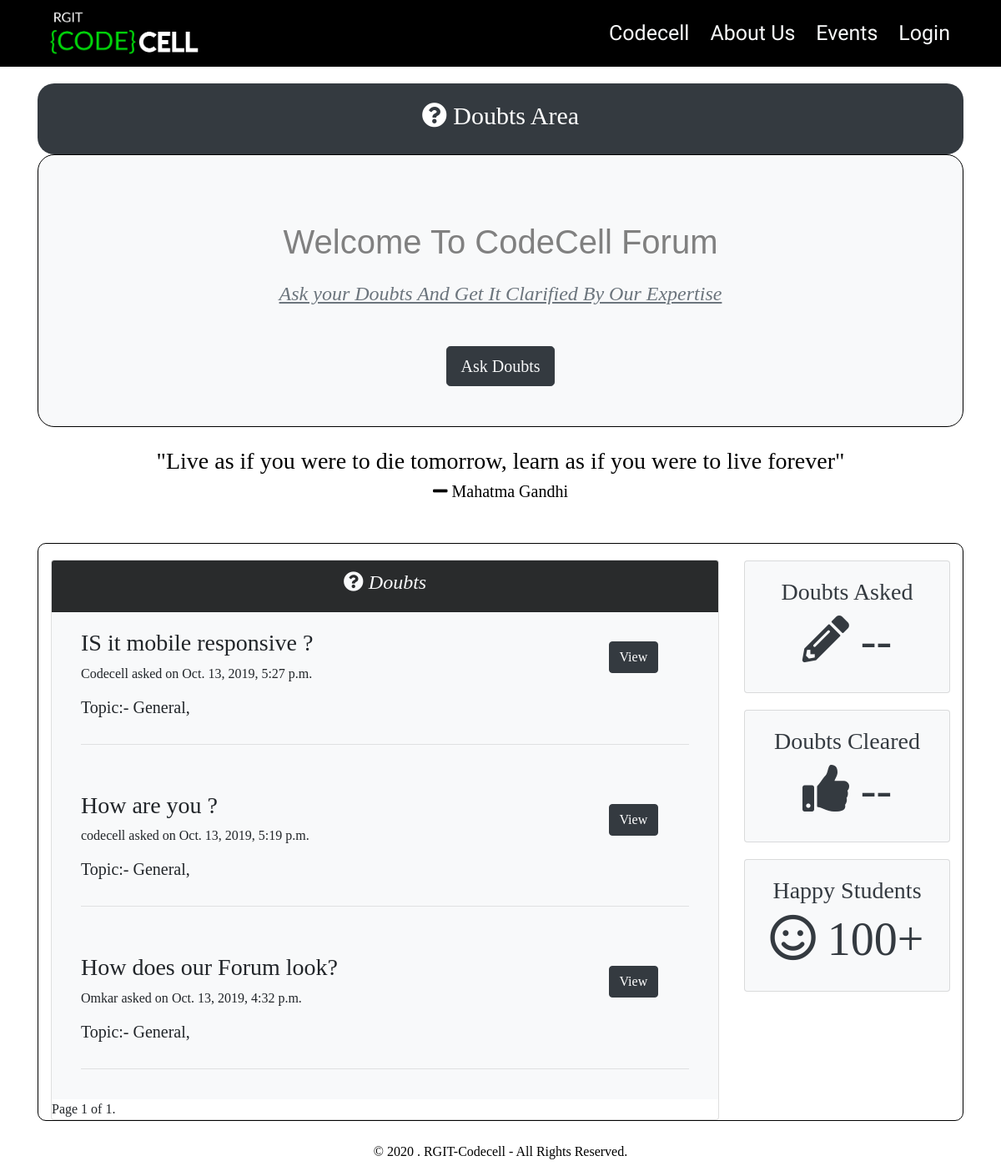
The page /forum/ on the database as committed earlier.
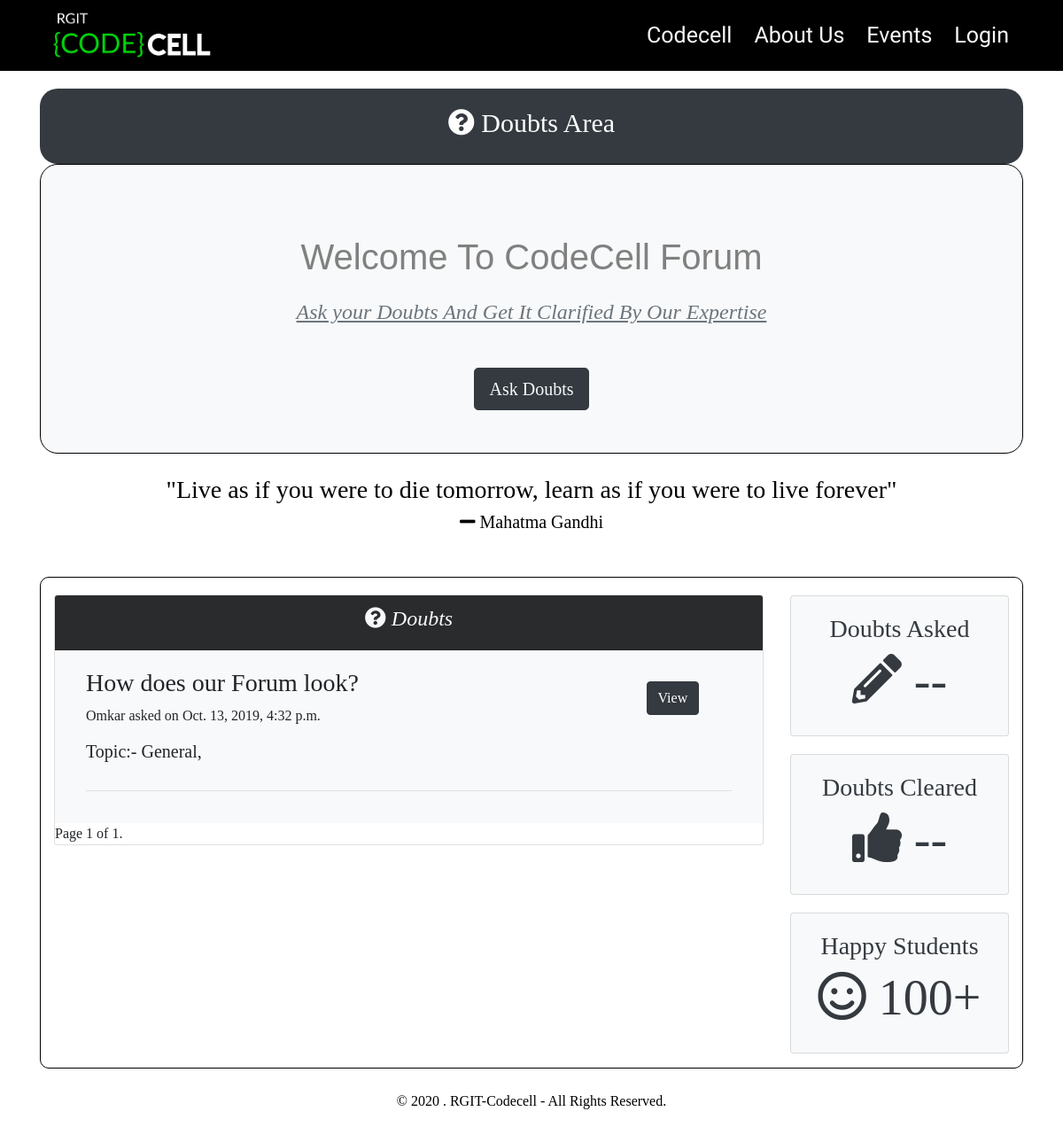
The same page on the database as committed later.
### Forum/models.py (models this page shows, shortened)
class Forum_question(models.Model):
    question = models.CharField(max_length = 200, verbose_name = "Question Text", unique = True, blank = False, null = False)
    description = models.CharField(max_length = 500, verbose_name = "Question Description", unique = False, blank = True)
    topic = models.ManyToManyField(Topic, verbose_name = "Topic")
    user = models.ForeignKey(User, on_delete = models.CASCADE, verbose_name = "Question Author")
    asked_on = models.DateTimeField(auto_now_add = True, verbose_name = "Asked on ")
    views = models.IntegerField(verbose_name = "Views", default = 0, blank = False, null = False)
    upvotes = models.IntegerField(verbose_name = "Upvotes", default = 0, blank = False, null = False)
    class meta:
        verbose_name = "Question"
        verbose_name_plural = "Questions"

class Topic(models.Model):
    title = models.CharField(max_length = 100, verbose_name = "Title", unique = True, blank = False, null = False)
    description = models.CharField(max_length = 500, verbose_name = "Description", blank = True)
    def __str__(self):
        return self.title

### Forum/views.py (the view)
# urls.py: path('', views.forum_home, name = "forum_home"),
def forum_home(request, *args, **kwargs):
    No_of_questions_in_single_page = 25
    questions = Forum_question.objects.all().order_by('-asked_on')
    paginator = Paginator(questions, No_of_questions_in_single_page )
    page = request.GET.get('page')
    question_list = paginator.get_page(page)
    return render(request,'Forum/Forum_home.html',{'question_list':question_list})

### Forum/templates/Forum/Forum_home.html (shortened to what this page needs)
{% extends 'Accounts/base.html' %}
{% load static %}
{% block content %}
<div class="container" >
  <div class="main">
      <header id="main-header" class="py-2 bg-dark text-light " style="border-radius: 20px;margin-top: 100px">
        <div class="container">
          <div class="row">
            <div class="col-md-12">
              <p style="font-size: 30px;color: white;text-align: center;margin-top: 1vh"><i class="fas fa-question-circle"></i> Doubts Area</p>
            </div>
          </div>
        </div>
      </header>
           <div style="border:1px solid black; width:100%; height:auto;border-radius: 20px ;" class="back bg-light" >
               <h1  class="font" style="text-align:center; padding-top:10vh;font-size: 2.5em;color: grey">Welcome To CodeCell Forum</h1>
               <h4 class="text-muted" style="text-align:center;margin-top: 3vh"><u><i>Ask your Doubts And Get It Clarified By Our Expertise</i></u></h5>
               <div class="form-group">
      <div class="text-center">
        <a href="{% url 'ask_question' %}" style="text-decoration:none;"><button type="button" class="btn btn-dark text-light btn-lg" style="margin-top:5vh;margin-bottom: 4vh">Ask Doubts</button></a>
      </div></a>
    </div>
  </div>
  </div>
  <div class="container" style="margin-bottom:50px;">
      <h3 style="text-align:center;color: black;margin-top: 3vh">"Live as if you were to die tomorrow, learn as if you were to live forever"</h3>
      <h5 style="text-align:center;color: black" ><i class="fas fa-minus"></i> Mahatma Gandhi</h5>
  </div>
  <section id="profile">
    <div class="container" style="margin-bottom: 20px;border: 1px solid black;border-radius: 10px">
      <div class="row">
        <div class="col-md-9" style="margin-top:19px;">
          <div class="card" style="margin: 1px solid black">
            <div class="card-header text-light" style="background:#292b2c">
              <h4 class="text-center">
                <i><i class="fas fa-question-circle"></i> Doubts</i>
              </h4>
            </div>
            {% for i in question_list %}
            <div class="card-body bg-light">
              <div class="container ">
                <div class="row">
                  <div class="col-md-10 ">
                      <h3>{{ i.question }}</h3>
                          {{ i.user }} asked on {{ i.asked_on }}
                  </div>
                  <br/>
                  <div class="col-md-2">
                    <a href="{% url 'answer_list' pk=i.pk %}"><button style="margin-top:15px;" class="btn  btn-dark">View</button></a>
                  </div>
                </div>
                <div class="row">
                  <div class="col-md-6">
                    <p><h5>Topic:- {% for j in i.topic.all %} {{j}},  {%endfor%}</h5> </p>
                  </div>
                </div>
                <hr />
              </div>
            </div>
            {% endfor %}
        <div class="pagination">
          <span class="step-links">
              <span class="current">
                  Page {{ question_list.number }} of {{ question_list.paginator.num_pages }}.
              </span>
          </span>
        </div>
      </div>
    </div>
        <div class="col-md-3">
          <div style="margin-top:20px;">
            <div class="card text-center bg-light text-dark mb-3">
              <div class="card-body">
                <h3>Doubts Asked</h3>
                <h4 class="display-4">
                  <i class="fas fa-pencil-alt"></i>
                  {% if user.is_authenticated %} {{ user.doubts_asked}} {% else %} -- {% endif %}
                </h4>
              </div>
            </div>
          </div>
          <div style="margin-top:20px;">
            <div class="card text-center bg-light text-dark mb-3">
              <div class="card-body">
                <h3>Doubts Cleared</h3>
                <h4 class="display-4">
                  <i class="fas fa-thumbs-up"></i>
                  {% if user.is_authenticated %} {{ user.doubts_solved}} {% else %} -- {% endif %}
                </h4>
              </div>
            </div>
          </div>
          <div style="margin-top:20px;">
            <div class="card text-center bg-light text-dark mb-3">
              <div class="card-body">
                <h3>Happy Students</h3>
                <h4 class="display-4"><i class="far fa-smile"></i> {% if user.is_authenticated %} {{user.total_users}} {% else %} 100+ {% endif %}</h4>
              </div>
            </div>
          </div>
        </div>
      </div>
    </div>
  </section>
  </div>
{% endblock %}

### Accounts/templates/Accounts/base.html (shortened to what this page needs)
{% load static %}
<!DOCTYPE html>
<html>
<head>
    <link rel="stylesheet" href="https://maxcdn.bootstrapcdn.com/bootstrap/4.3.1/css/bootstrap.min.css">
    <link rel="stylesheet" href="https://use.fontawesome.com/releases/v5.4.1/css/all.css">
    <link rel="stylesheet" href="https://cdnjs.cloudflare.com/ajax/libs/bootstrap-social/5.1.1/bootstrap-social.css">
    <link href='https://maxcdn.bootstrapcdn.com/font-awesome/4.6.3/css/font-awesome.min.css' rel='stylesheet' type='text/css'>
    <link rel="stylesheet" href="{% static 'Accounts/styles.css' %}" media="screen" />
    <link rel="stylesheet" href="{% static 'Accounts/team/assets/css/styles.css' %}">
    <link rel="stylesheet" href="{% static 'Accounts/team/assets/css/Team-with-rotating-cards.css' %}">
</head>
{% if not user.is_authenticated %}
<header id="header">
    <div id="navBar" class="container-fluid navbar-default fixed-top" >
      <nav class="navbar navbar-expand-sm">
        <div class="container-fluid">
          <a class="logo" href="{% url 'home' %}"><img src="{% static 'Accounts/assets/logo.png' %}" width="200px;" alt=""></a>
          <div class="collapse navbar-collapse text-center" id="navbarContent" >
            <ul class="navbar-nav ml-auto">
              <li class="nav-item">
                <a class="nav-link text-light" href="#codecell" style="font-size: 25px;padding: 0 15px 0 10px;">Codecell</a>
              </li>
              <li class="nav-item">
                <a class="nav-link text-light" href="#about"  style="font-size: 25px;padding: 0 15px 0 10px;">About Us</a>
              </li>
              <li class="nav-item">
                <a class="nav-link text-light" href="#events" style="font-size: 25px;padding: 0 15px 0 10px;">Events</a>
              </li>
                <li class="nav-item">
                <a class="nav-link text-light" href="{% url 'authenticate' %}" style="font-size: 25px;padding: 0 15px 0 10px;">Login</a>
              </li>
            </ul>
          </div>
        </div>
      </nav>
    </div>
  </header>
{% endif %}
{% block content %}
{% endblock %}
    <div class="footer2">
      <p align="center"><small style="color: black">© <span id="date"></span>. RGIT-Codecell - All Rights Reserved.</small></p>
    </div>

### Accounts/static/Accounts/styles.css (style rules this page uses)
html { scroll-behavior: smooth; }
p { font-size: 20px; }
h1 { font-size: 5vmax; color: white; }

### Forum/templates/Forum/Forum_home.html (style rules this page uses)
h1.font { font-family: 'Acme', sans-serif; }
div.back { background: #e5efac; }

### Accounts/templates/Accounts/base.html (style rules this page uses)
#navBar { font-family: 'Nanum Gothic Coding', monospace; }
.navbar-default { max-width:100%; background-color: #000; border: 0; }
.footer2 { position: relative; left: 0; bottom: 0; width: 100%; background-color: white; color: black; text-align: center; font-size: 8; }

Rows that differ between the two databases and show on the page:
removed Forum_question: question "IS it mobile responsive ?", user "Codecell", asked_on "Oct. 13, 2019, 5:27 p.m.", Topic (title "General")
removed Forum_question: question "How are you ?", user "codecell", asked_on "Oct. 13, 2019, 5:19 p.m.", Topic (title "General")
